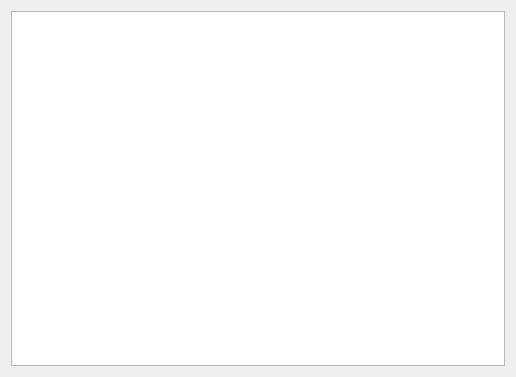
<?xml version="1.0" encoding="UTF-8"?>
<ui version="4.0">
 <class>TTKSmoothMovingTableWindow</class>
 <widget class="QMainWindow" name="TTKSmoothMovingTableWindow">
  <property name="geometry">
   <rect>
    <x>0</x>
    <y>0</y>
    <width>516</width>
    <height>377</height>
   </rect>
  </property>
  <property name="windowTitle">
   <string>TTKSmoothMovingTableWidget</string>
  </property>
  <widget class="QWidget" name="centralWidget">
   <layout class="QVBoxLayout" name="verticalLayout">
    <item>
     <widget class="TTKSmoothMovingTableWidget" name="tableWidget"/>
    </item>
   </layout>
  </widget>
 </widget>
 <layoutdefault spacing="6" margin="11"/>
 <customwidgets>
  <customwidget>
   <class>TTKSmoothMovingTableWidget</class>
   <extends>QTableWidget</extends>
   <header>ttksmoothmovingtablewidget.h</header>
  </customwidget>
 </customwidgets>
 <resources/>
 <connections/>
</ui>
